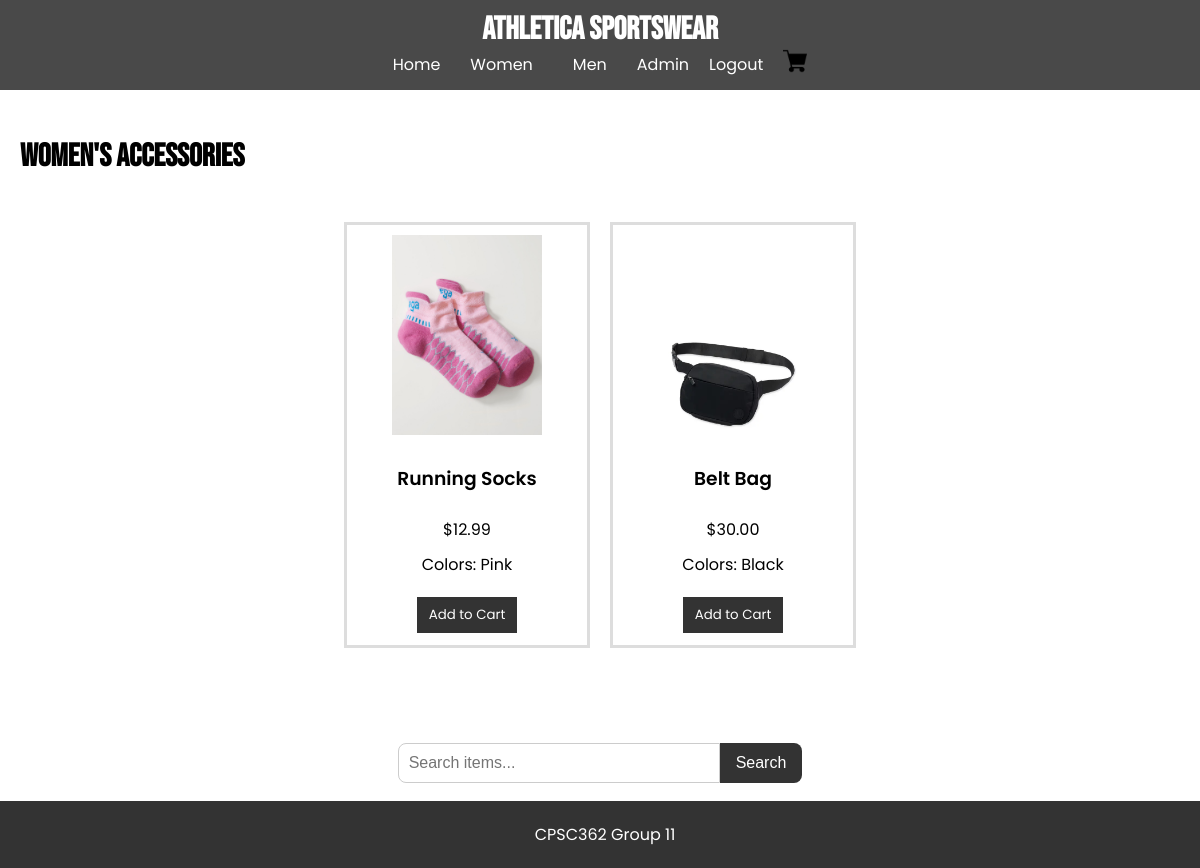
Page /women/accessories (signed in) on the committed database.
### tables this page shows
CREATE TABLE items
                    (id TEXT PRIMARY KEY,
                    name TEXT NOT NULL,
                    category TEXT NOT NULL,
                    subcategory TEXT NOT NULL,
                    price REAL NOT NULL,
                    image TEXT,
                    color TEXT);

### app.py (the view)
@app.route('/women/accessories')
def women_accessories():
    with sqlite3.connect(DB_PATH) as con:
        cur = con.cursor()
        cur.execute("SELECT * FROM items WHERE category = 'Women' AND subcategory = 'Accessories'")
        items = cur.fetchall()
    return render_template("women_accessories.html", items=items)

### templates/women_accessories.html (shortened to what this page needs)
{% extends "base.html" %}
{% block content %}
    <h2>Women's Accessories</h2>
    <div class="items">
        {% for item in items %}
            <div class="item">
                <img src="{{ url_for('static', filename='images/' + item[5]) }}" alt="{{ item[1] }}">
                <h3>{{ item[1] }}</h3>
                <p>${{ "%.2f" % item[4] }}</p>
                <p class="colors">Colors: {{ item[6] }}</p>
                <form method="POST" action="{{ url_for('add_to_cart') }}">
                    <button type="submit" class="add-to-cart">Add to Cart</button>
                </form>
            </div>
        {% else %}
            <p>No items found.</p>
        {% endfor %}
    </div>
{% endblock %}

### static/css/style.css (style rules this page uses)
body { font-family: 'Poppins', sans-serif; font-weight: 400; margin: 0; padding: 0; }
h2 { font-family: 'Bebas Neue', sans-serif; font-size: 2em; font-weight: 700; }
h3 { font-family: 'Poppins', sans-serif; font-weight: 600; }
form { margin: 10px 0; }
form input, form select, form button { margin: 5px 0; padding: 5px; }
.items { display: flex; margin-bottom: 40px; flex-wrap: wrap; gap: 20px; justify-content: center; padding: 20px; }
.item { border: .2em solid #ddd; padding: 10px; width: 220px; text-align: center; height: 400px; flex-direction: column; display: flex; }
.item p { font-family: 'Poppins', sans-serif; margin: 5px 0px; }
.item img { max-width: 100%; max-height: 200px; object-fit: contain; display: block; margin: 0 auto 10px auto; flex-shrink: 0; }
.add-to-cart { font-family: 'Poppins', sans-serif; background-color: #333; color: white; border: none; padding: 8px 12px; cursor: pointer; margin-bottom: 10px; }

### rows in the picture
items: image (picture), name "Running Socks", price "12.99", color "Pink"
items: image (picture), name "Belt Bag", price "30.00", color "Black"
